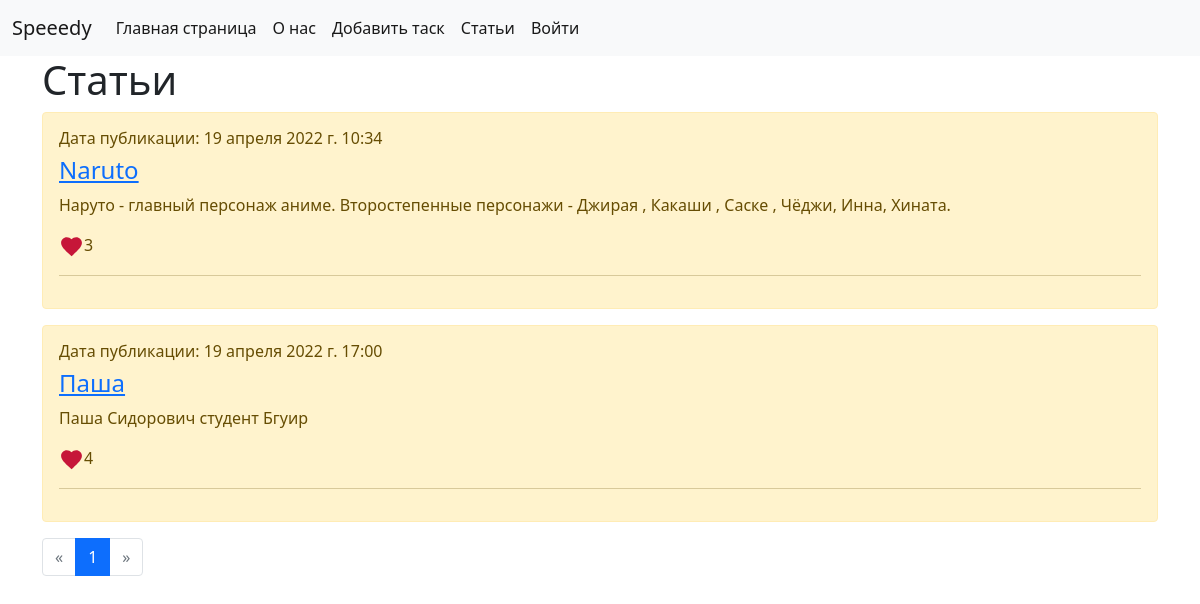
/articles, run on an earlier commit of the app's database.
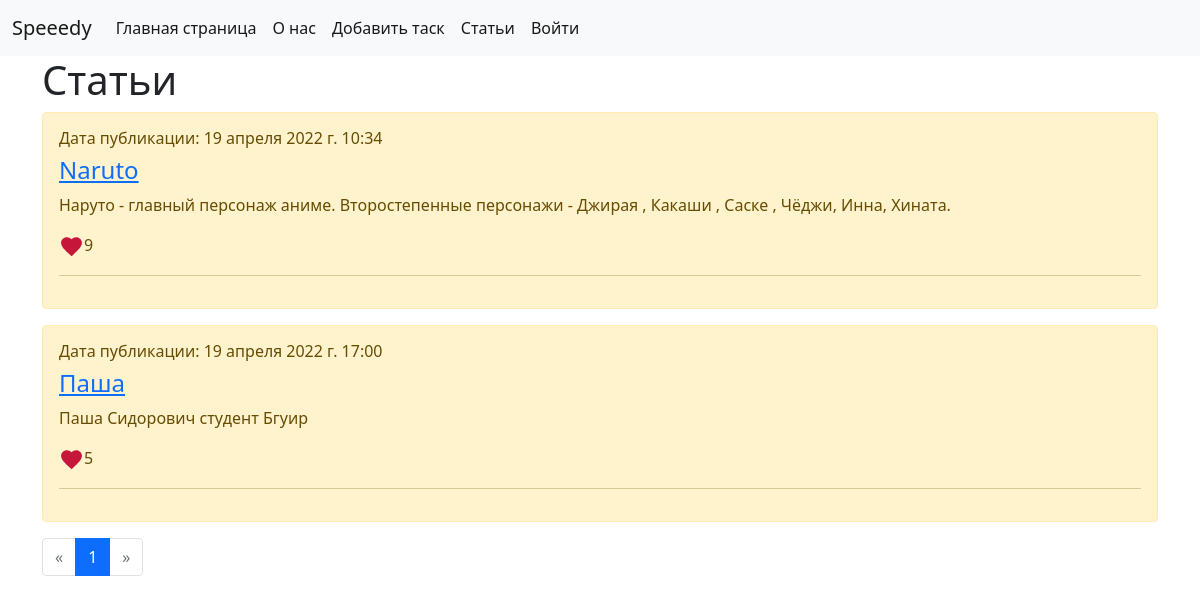
And on a later commit of the database.
### main/models.py (models this page shows)
class Article(models.Model):
    class Meta:
        db_table = 'article'
    article_title = models.CharField(max_length=200)
    article_text = models.TextField()
    article_data = models.DateTimeField()
    article_likes = models.IntegerField(default=0)

### main/views.py (the view)
# urls.py: path('articles', views.articles, name='articles'),
def articles(request, page_number=1):
    articles = Article.objects.all()
    current_page = Paginator(articles, 3)
    return render(request, 'main/articles.html',
                  {'title': 'Стена', 'articles': current_page.page(page_number),
                   'username': auth.get_user(request).username})

### main/templates/main/articles.html (shortened to what this page needs)
{% extends 'main/base.html' %}
{% load static %} }}
{% block contects %}
    <h1>Статьи</h1>
    {% if articles %}
        {% for article in articles %}
            <div class="alert alert-warning mt-2">
                <h6>Дата публикации: {{ article.article_data }}</h6>
                <h4><a href="/articles/get/{{ article.id }}">{{ article.article_title }}</a></h4>
                <p>{{ article.article_text }}</p>
                <p><a href="/articles/addlike/{{ article.id }}/"> <img class="heart" src="{% static "heart.svg" %}"
                                                                       alt=""></a>{{ article.article_likes }}</p>
                <hr>
            </div>
        {% endfor %}
    {% else %}
        <p>Нет статьей</p>
    {% endif %}
    <nav aria-label="...">
        <ul class="pagination">
            {% if articles.has_previous %}
                <li class="page-item"><a class="page-link" href="/page/{{ articles.previous_page_number }}/">&laquo;</a></li>
            {% else %}
                <li class="page-item disabled"><a class="page-link" href="">&laquo;</a></li>
            {% endif %}
            {% for page in articles.paginator.page_range %}
                {% if page == articles.number %}
                    <li class="page-item active"><a class="page-link" href="/page/{{ page }}/">{{ page }}</a></li>
                {% else %}
                    <li><a class="page-link" href="/page/{{ page }}/">{{ page }}</a></li>
                {% endif %}
            {% endfor %}
            {% if articles.has_next %}
                <li class="page-item"><a class="page-link" href="/page/{{ articles.next_page_number }}/">&raquo;</a></li>
            {% else %}
                <li class="page-item disabled"><a class="page-link" href="">&raquo;</a></li>
            {% endif %}
        </ul>
    </nav>
{% endblock %}

What changed in the data, as far as the page shows it:
changed Article "Naruto": article_likes "3" → "9"
changed Article "Паша": article_likes "4" → "5"
